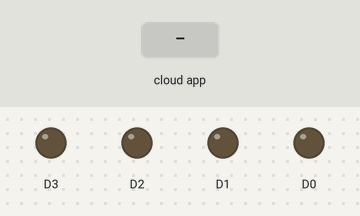
A sketch run on a simulated ESP8266 (NodeMCU). Parts: output pins drawn as LEDs (lit = HIGH). The inputs (shaded band) are chosen by the test bench. WiFi joins after 1.5 s; servers stay silent unless stated.

Above: at 2.7 s.
2.8 s: the phone or cloud app sets aC to 0
At 4.2 s:
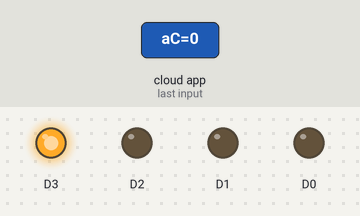
4.5 s: the phone or cloud app sets fan1 to 0
At 5.5 s:
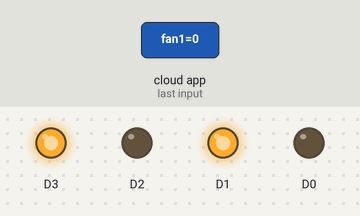
6.0 s: the phone or cloud app sets fan2 to 0
At 6.6 s:
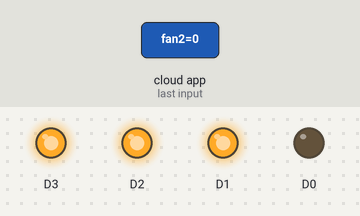
7.5 s: the phone or cloud app sets light1 to 0
At 8.7 s:
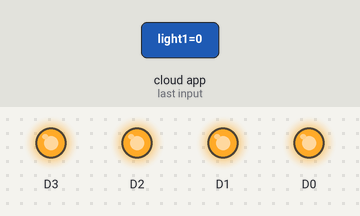
9.0 s: the phone or cloud app sets aC to 1
At 10.1 s:
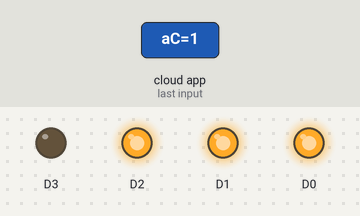
10.5 s: the phone or cloud app sets fan1 to 1
At 11.2 s:
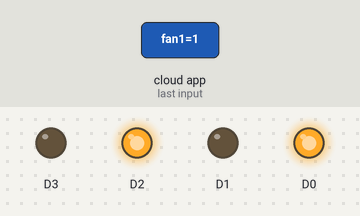
Timing chart, 0 to 13.0 s (numbered marks = the images above; inputs shaded):
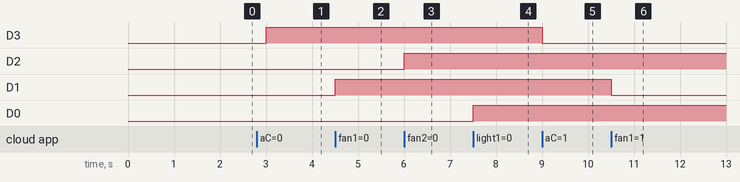

Measured:
- after the input at 2.8 s, D3: LOW → HIGH after 0.20 s
- after the input at 4.5 s, D1: LOW → HIGH at once
- after the input at 6.0 s, D2: LOW → HIGH at once
- after the input at 7.5 s, D0: LOW → HIGH at once
- after the input at 9.0 s, D3: HIGH → LOW at once
- after the input at 10.5 s, D1: HIGH → LOW at once

The sketch:

Hostel_oct18a.ino
```cpp
#include "arduino_secrets.h"
/*
  Sketch generated by the Arduino IoT Cloud Thing "Untitled 2"
  https://create.arduino.cc/cloud/things/025a70fc-6ac1-49d8-a4e6-46d881c687fe

  Arduino IoT Cloud Variables description

  The following variables are automatically generated and updated when changes are made to the Thing

  bool aC;
  bool fan1;
  bool fan2;
  bool light1;

  Variables which are marked as READ/WRITE in the Cloud Thing will also have functions
  which are called when their values are changed from the Dashboard.
  These functions are generated with the Thing and added at the end of this sketch.
*/

#include "thingProperties.h"

void setup() {
  // Initialize serial and wait for port to open:
  Serial.begin(9600);
  // This delay gives the chance to wait for a Serial Monitor without blocking if none is found
  delay(1500);
  pinMode(D0, OUTPUT);
  pinMode(D1, OUTPUT);
  pinMode(D2, OUTPUT);
  pinMode(D3, OUTPUT);

  // Defined in thingProperties.h
  initProperties();

  // Connect to Arduino IoT Cloud
  ArduinoCloud.begin(ArduinoIoTPreferredConnection);

  /*
     The following function allows you to obtain more information
     related to the state of network and IoT Cloud connection and errors
     the higher number the more granular information you’ll get.
     The default is 0 (only errors).
     Maximum is 4
 */
  setDebugMessageLevel(2);
  ArduinoCloud.printDebugInfo();
}

void loop() {
  ArduinoCloud.update();
  // Your code here


}


/*
  Since Light1 is READ_WRITE variable, onLight1Change() is
  executed every time a new value is received from IoT Cloud.
*/
void onLight1Change()  {
  if (light1) {
    digitalWrite(D0, LOW);
  } else {
    digitalWrite(D0, HIGH);
  }
  // Add your code here to act upon Light1 change
}


/*
  Since Fan1 is READ_WRITE variable, onFan1Change() is
  executed every time a new value is received from IoT Cloud.
*/
void onFan1Change()  {
  if (fan1) {
    digitalWrite(D1, LOW);
  } else {
    digitalWrite(D1, HIGH);
  }
  // Add your code here to act upon Fan1 change
}

/*
  Since Fan2 is READ_WRITE variable, onFan2Change() is
  executed every time a new value is received from IoT Cloud.
*/
void onFan2Change()  {
  if (fan2) {
    digitalWrite(D2, LOW);
  } else {
    digitalWrite(D2, HIGH);
  }
  // Add your code here to act upon Fan2 change
}

/*
  Since AC is READ_WRITE variable, onACChange() is
  executed every time a new value is received from IoT Cloud.
*/
void onACChange()  {
  if (aC) {
    digitalWrite(D3, LOW);
  } else {
    digitalWrite(D3, HIGH);
  }
  // Add your code here to act upon AC change
}
```

arduino_secrets.h
```cpp
#define SECRET_SSID ""
#define SECRET_OPTIONAL_PASS ""
#define SECRET_DEVICE_KEY ""
```

thingProperties.h
```cpp
// Code generated by Arduino IoT Cloud, DO NOT EDIT.

#include <ArduinoIoTCloud.h>
#include <Arduino_ConnectionHandler.h>

const char DEVICE_LOGIN_NAME[]  = "";

const char SSID[]               = SECRET_SSID;    // Network SSID (name)
const char PASS[]               = SECRET_OPTIONAL_PASS;    // Network password (use for WPA, or use as key for WEP)
const char DEVICE_KEY[]  = SECRET_DEVICE_KEY;    // Secret device password

void onACChange();
void onFan1Change();
void onFan2Change();
void onLight1Change();

bool aC;
bool fan1;
bool fan2;
bool light1;

void initProperties(){

  ArduinoCloud.setBoardId(DEVICE_LOGIN_NAME);
  ArduinoCloud.setSecretDeviceKey(DEVICE_KEY);
  ArduinoCloud.addProperty(aC, READWRITE, ON_CHANGE, onACChange);
  ArduinoCloud.addProperty(fan1, READWRITE, ON_CHANGE, onFan1Change);
  ArduinoCloud.addProperty(fan2, READWRITE, ON_CHANGE, onFan2Change);
  ArduinoCloud.addProperty(light1, READWRITE, ON_CHANGE, onLight1Change);

}

WiFiConnectionHandler ArduinoIoTPreferredConnection(SSID, PASS);
```
